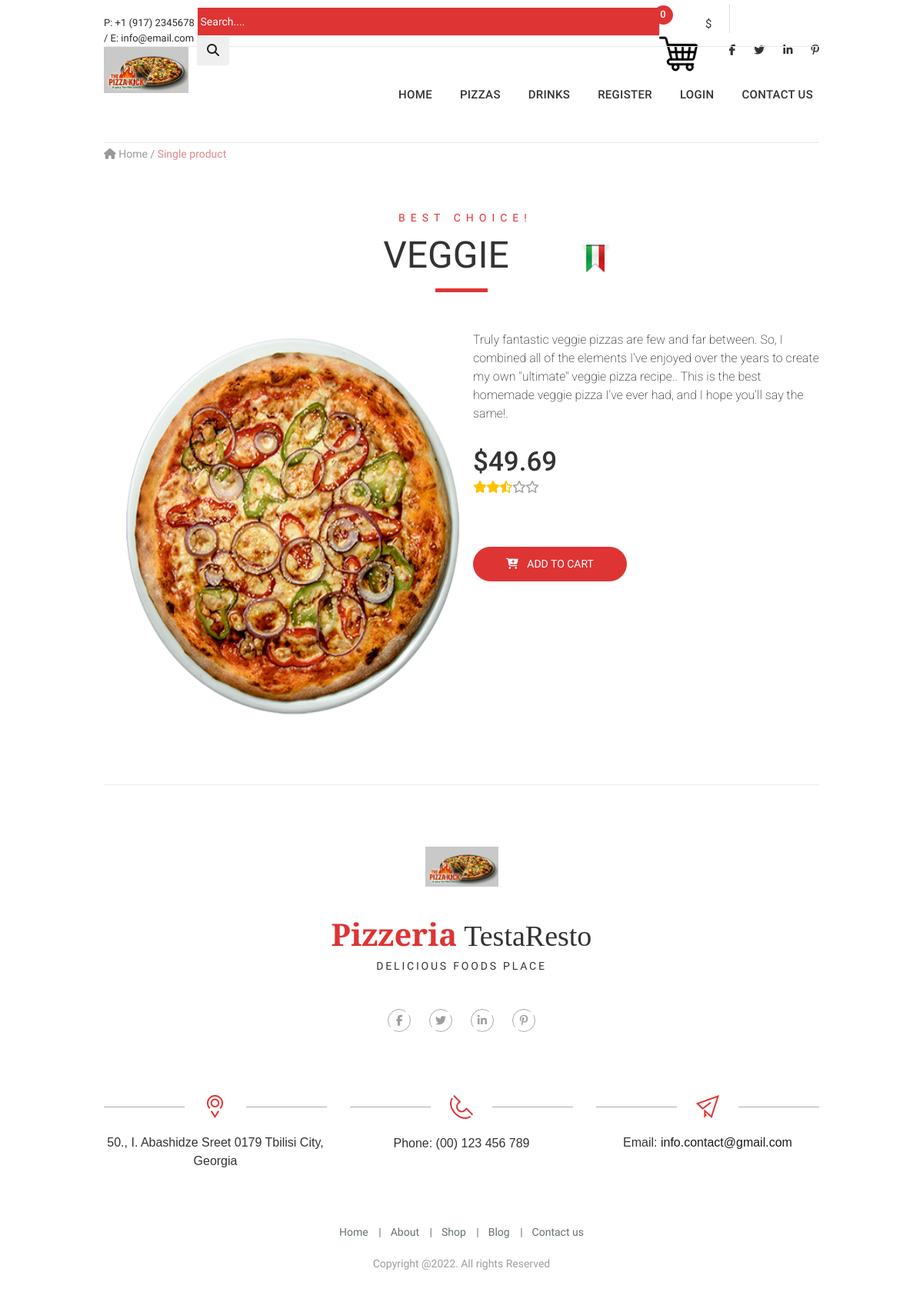
Page /product/1 on the committed database.
### product/models.py (models this page shows, shortened)
class Category(models.Model):
    name = models.CharField(max_length=100,unique=True)
    slug = models.SlugField(max_length=100,unique=True)
    class Meta:
        ordering = ('name',)
        verbose_name = 'category'
        verbose_name_plural = 'categories'

class Product(models.Model):
    name = models.CharField(max_length=100,unique=True)
    slug = models.SlugField(max_length=100,unique=True)
    short_description = models.TextField(max_length=300,blank=True)
    description = models.TextField(blank=True)
    category = models.ForeignKey(Category,on_delete=models.CASCADE)
    image = models.ImageField(upload_to='products',blank=True)
    price = models.DecimalField(max_digits=10,decimal_places=2,default='',blank=True,null=True)
    created = models.DateTimeField(auto_now_add=True)
    updated = models.DateTimeField(auto_now=True)
    class Meta:
        ordering = ('name',)
        verbose_name = 'product'
        verbose_name_plural = 'products'

### product/views.py (the view)
# urls.py: path('product/<int:pk>', views.product_detail,name="product_detail"),
def product_detail(request,pk):
    product_detail = get_object_or_404(Product,pk=pk)
    context = {
        'product_detail':product_detail,
    }
    return render(request,'product/product_detail.html',context)

### product/context_processors.py (called while the page is built)
def categories(request):
    categories = Category.objects.order_by('-name')
    return dict(categories=categories)

def counter(request):
    counter = 0
    if 'admin' in request.path:
        return {}
    else:
        try:
            cart = Cart.objects.filter(cart_id=_cart_id(request))
            cart_items = CartItem.objects.all().filter(cart=cart[:1])
            for cart_item in cart_items:
                counter += cart_item.quantity
        except Cart.DoesNotExist:
            counter = 0
    return dict(counter=counter)

### product/views.py (called while the page is built)
def _cart_id(request):
    cart = request.session.session_key
    if not cart:
        cart = request.session.create()
    return cart

### product/templates/product/product_detail.html
{% extends 'product/base.html' %} {% load static %} {% block content %}
<div class="container">
  <div class="pizza_breadcrumb">
    <a href="index.html"><i class="fa fa-home"></i> Home</a> /
    <span>Single product</span>
  </div>
  <section class="shop_title">
    <div class="piz_title">
      <div class="small_title"><h3>best choice!</h3></div>
      <div class="big_title">
        <h1 class="shop_big_title">{{product_detail.name}}</h1>
        <img src="{% static 'product/img/title_icon.png' %}" />
      </div>
    </div>
    <div class="title_devider">
      <p class="line"></p>
    </div>
  </section>
  <section class="products top_margin_60-30">
    <div class="row big-bottom">
      <div class="col-md-12">
        <div class="row">
          <div class="col-md-6">
            <div class="big_pizza">
              <img src="{{product_detail.image.url}}" class="img-fluid" />
            </div>
          </div>
          <div class="col-md-6">
            <div class="content_description">
              <div class="small_description">
                <p>{{product_detail.description}}.</p>
              </div>
              <div class="price">
                <h2>${{product_detail.price}}</h2>
                <ul>
                  <li><i class="fa fa-star"></i></li>
                  <li><i class="fa fa-star"></i></li>
                  <li><i class="fa fa-star-half-o"></i></li>
                  <li class="gray"><i class="fa fa-star-o"></i></li>
                  <li class="gray"><i class="fa fa-star-o"></i></li>
                </ul>
              </div>
              <div class="shop_buttons">
                <a href="{% url 'add_cart' product_detail.id %}">
                  <button type="button" class="btn btn-outline-primary">
                    <i class="fa fa-cart-plus"></i> add to cart
                  </button>
                </a>
              </div>
            </div>
          </div>
        </div>
      </div>
    </div>
  </section>
</div>
{% endblock %}

### product/templates/product/base.html (shortened to what this page needs)
{% load static %} {% load crispy_forms_tags %}
<!DOCTYPE html>
<html lang="en">
  <head>
    <link href="{% static 'product/css/bootstrap.css' %}" rel="stylesheet" />
    <link href="{% static 'product/css/superslides.css' %}" rel="stylesheet" />
    <link href="{% static 'product/css/font-awesome.css' %}" rel="stylesheet" />
    <link rel="stylesheet" href="{% static 'product/css/owl.carousel.css' %}" />
    <link
      rel="stylesheet"
      href="{% static 'product/css/owl.theme.default.min.css' %}"
    />
    <link href="{% static 'product/css/navigation.css' %}" rel="stylesheet" />
    <link rel="stylesheet" href="{% static 'product/css/reset.css' %}" />
    <link rel="stylesheet" href="{% static 'product/css/style.css' %}" />
  </head>
  <body>
    <div id="main">
      <div class="header-v3">
        <div class="container">
          <div class="menu-top desktop-top">
            <div class="left_block">
              <div class="phone_email">
                P: +1 (917) 2345678 / E: info@email.com
              </div>
            </div>
            <div class="right_block">
              <div class="my_search">
                <form
                  class="search clearfix"
                  action="{% url 'search' %}"
                  ,
                  method="GET"
                >
                  <div class="input-group">
                    <input
                      type="text"
                      name="title"
                      class="form-control"
                      placeholder=" Search...."
                      style="width: 600px"
                    />
                    <div class="input-group-append">
                      <button type="submit" class="btn btn-outline-primary-gry">
                        <i class="fa fa-search"></i>
                      </button>
                    </div>
                  </div>
                </form>
              </div>
              <div class="my_cart_wrapper">
                <div class="my_cart_button">
                  <a href="#">
                    <img
                      class="pizza_cart"
                      src="{% static 'product/img/shopping-cart.png' %}"
                    />
                    <span class="cart_circle">{{counter}}</span>
                  </a>
                  <div class="cart_sum">${{total}}</div>
                </div>
              </div>
              <div class="top_social">
                <ul>
                  <li>
                    <a href="#"><i class="fab fa-facebook-f"></i></a>
                  </li>
                  <li>
                    <a href="#"><i class="fab fa-twitter"></i></a>
                  </li>
                  <li>
                    <a href="#"><i class="fab fa-linkedin-in"></i></a>
                  </li>
                  <li>
                    <a href="#"><i class="fab fa-pinterest-p"></i></a>
                  </li>
                </ul>
              </div>
            </div>
          </div>
          <div class="header-inner_1 clearfix">
            <header class="header_bg">
              <div class="logo">
                <a href="{% url 'home' %}">
                  <img src="{% static 'product/img/logo.png' %}" />
                </a>
              </div>
            </header>
            <nav id="navigation" class="navigation clearfix">
              <div class="navigation-body">
                <ul class="navigation-menu">
                  <li class="navigation-item">
                    <a class="navigation-link" href="{% url 'home' %}">Home</a>
                  </li>
                  {% for category in categories %}
                  <li class="navigation-item">
                    <a
                      class="navigation-link"
                      href="{% url 'products_by_category' category.slug %}"
                      >{{category.name}}</a
                    >
                  </li>
                  {% endfor %} {% if request.user.is_authenticated %}
                  <li class="navigation-item">
                    <a class="navigation-link" href="#"
                      >Welcome, {{request.user.first_name}}</a
                    >
                    <ul class="navigation-dropdown">
                      <li class="navigation-dropdown-item">
                        <a
                          class="navigation-dropdown-link"
                          href="{% url 'my_dashboard'  %}"
                          >My Dashboard</a
                        >
                      </li>
                      <li class="navigation-dropdown-item">
                        <a
                          class="navigation-dropdown-link"
                          href="{% url 'signout' %}"
                          >Log Out</a
                        >
                      </li>
                    </ul>
                  </li>
                  {% else %}
                  <li class="navigation-item">
                    <a class="navigation-link" href="{% url 'signup' %}"
                      >Register</a
                    >
                  </li>
                  <li class="navigation-item">
                    <a class="navigation-link" href="{% url 'signin' %}"
                      >Login</a
                    >
                  </li>
                  {% endif %}
                  <li class="navigation-item">
                    <a class="navigation-link" href="contact.html"
                      >Contact us</a
                    >
                  </li>
                </ul>
              </div>
            </nav>
          </div>
        </div>
      </div>
      {% block content%} {% endblock %}
      <footer>
        <div class="bot1-wrapper top_margin_80">
          <div class="container">
            <div class="bot1 clearfix">
              <div class="logo2_wrapper">
                <img
                  src="{% static 'product/img/logo2_wrapper.png' %}"
                  alt=""
                  class="img-fluid"
                />
                <div class="logo_title">
                  <div class="bottom_logo">
                    <span>Pizzeria</span> TestaResto
                  </div>
                  <div class="bottom_logo_desc">delicious foods place</div>
                </div>
              </div>
              <div class="social-footer-wrapper">
                <ul class="social-footer clearfix">
                  <li>
                    <a href="#"><i class="fab fa-facebook-f"></i></a>
                  </li>
                  <li>
                    <a href="#"><i class="fab fa-twitter"></i></a>
                  </li>
                  <li>
                    <a href="#"><i class="fab fa-linkedin-in"></i></a>
                  </li>
                  <li>
                    <a href="#"><i class="fab fa-pinterest-p"></i></a>
                  </li>
                </ul>
              </div>
            </div>
          </div>
        </div>
        <div class="bot2-wrapper">
          <div class="container">
            <div class="bot2 clearfix">
              <div class="row">
                <div class="col-md-4">
                  <div class="contact-us-block">
                    <figure>
                      <img
                        src="{% static 'product/img/ic1.png' %}"
                        alt=""
                        class="img-fluid"
                      />
                    </figure>
                    <div class="txt1">
                      50., I. Abashidze Sreet 0179 Tbilisi City, Georgia
                    </div>
                  </div>
                </div>
                <div class="col-md-4">
                  <div class="contact-us-block">
                    <figure>
                      <img
                        src="{% static 'product/img/ic2.png' %}"
                        alt=""
                        class="img-fluid"
                      />
                    </figure>
                    <div class="txt1">Phone: (00) 123 456 789</div>
                  </div>
                </div>
                <div class="col-md-4">
                  <div class="contact-us-block">
                    <figure>
                      <img
                        src="{% static 'product/img/ic3.png' %}"
                        alt=""
                        class="img-fluid"
                      />
                    </figure>
                    <div class="txt1">
                      Email: <a href="#">info.contact@gmail.com</a>
                    </div>
                  </div>
                </div>
              </div>
            </div>
          </div>
        </div>
        <div class="bot3-wrapper">
          <div class="container">
            <div class="bot3 clearfix">
              <ul class="menu-bot">
                <li><a href="#">Home</a></li>
                <li><a href="#">About</a></li>
                <li><a href="#">Shop</a></li>
                <li><a href="#">Blog</a></li>
                <li><a href="#">Contact us</a></li>
              </ul>
              <div class="copyrights">Copyright @2022. All rights Reserved</div>
            </div>
          </div>
        </div>
      </footer>
    </div>
  </body>
</html>

### product/static/product/css/navigation.css (style rules this page uses)
.navigation { display: -ms-flexbox; display: flex; -ms-flex-align: initial; align-items: initial; width: 100%; min-height: 60px; padding: 0; position: relative; line-height: initial; font-family: inherit; box-sizing: border-box; background-color: #333333; transition: background 0.3s; }
@media (min-width: 1000px) { .navigation { height: auto; } }
.navigation *, .navigation *:before, .navigation *:after { box-sizing: border-box; -webkit-tap-highlight-color: transparent; text-decoration: none; }
.navigation-body { width: 100%; height: 100%; position: fixed; top: 0; left: -100%; overflow-x: hidden; overflow-y: auto; background-color: #333333; z-index: 20000; transition: left 0.8s cubic-bezier(0.1, 0.1, 0.1, 0.1), right 0.8s cubic-bezier(0.1, 0.1, 0.1, 0.1); }
@media (min-width: 500px) { .navigation-body { width: 320px; } }
@media (min-width: 1000px) { .navigation-body { display: -ms-flexbox; display: flex; -ms-flex-align: center; align-items: center; width: 100%; position: relative; left: auto; overflow: visible; z-index: auto; background-color: transparent; transition: all 0s ease 0s; } }
.navigation-body.scroll-momentum { -webkit-overflow-scrolling: touch; }
.navigation-menu { width: 100%; margin: 0; padding: 0; list-style: none; font-size: 0rem; display: inline-block; float: left; }
@media (min-width: 1000px) { .navigation-menu { width: auto; display: -ms-flexbox; display: flex; -ms-flex-align: center; align-items: center; } }
@media (min-width: 1000px) { .navigation .navigation-menu { -ms-flex-item-align: stretch; align-self: stretch; -ms-flex-align: stretch; align-items: stretch; } }
.navigation-item { width: 100%; margin: 0; float: left; display: inline-block; }
@media (min-width: 1000px) { .navigation-item { width: auto; } }
.navigation-link { width: 100%; padding: 13px 16px; display: -ms-flexbox; display: flex; -ms-flex-align: center; align-items: center; position: relative; font-size: 14px; letter-spacing: 0.3px; color: #d1d1d1; text-decoration: none !important; border-bottom: solid 1px #404040; transition: border-color 0.3s, color 0.3s, background 0.3s; }
@media (min-width: 1000px) { .navigation-item:last-child .navigation-link { border-top: none; border-bottom: none; } }
@media (min-width: 1000px) { .navigation-link { height: 100%; padding: 10px 16px; line-height: 60px; border: none; } }

### rows in the picture
Category: name "PIZZAS"
Category: name "DRINKS"
Product: name "VEGGIE", image (picture), description "Truly fantastic veggie pizzas are few and far between. So, I combined all of the elements I've enjoyed over the years to create my own \"ultimate\" veggie pizza recipe.. This is the best homemade veggie pizza I've ever had, and I hope you'll say the same!", price "49.69"

### other values in the picture
{{ counter }} "0"
